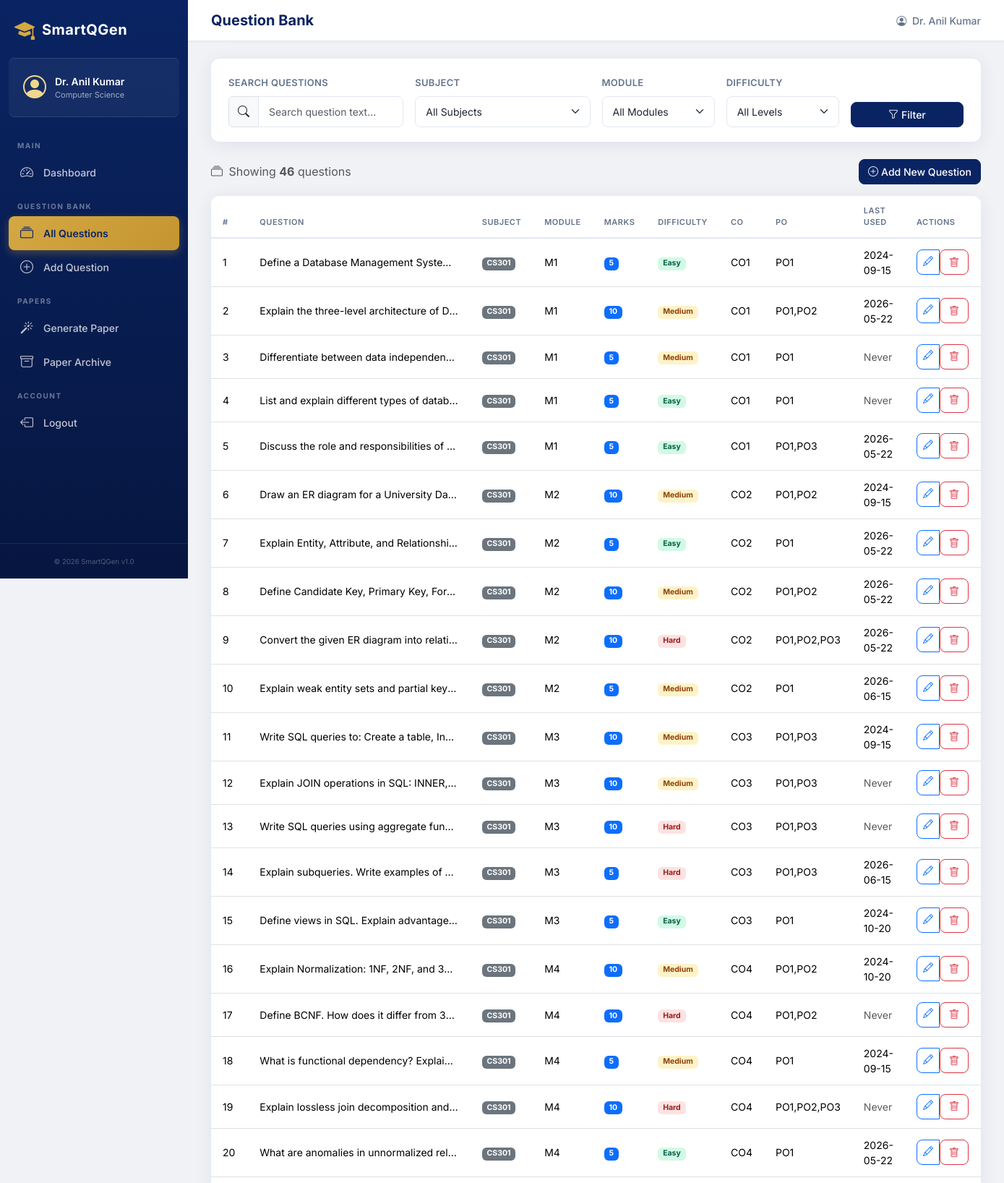
/questions/ (signed in, upper part), run on the app's committed database.
### tables this page shows
CREATE TABLE QuestionBank (
        question_id INTEGER PRIMARY KEY AUTOINCREMENT,
        subject_id INTEGER NOT NULL,
        question_text TEXT NOT NULL,
        module_number INTEGER NOT NULL,
        marks INTEGER NOT NULL,
        difficulty_level TEXT NOT NULL DEFAULT 'Medium',
        co_mapping TEXT NOT NULL,
        po_mapping TEXT NOT NULL,
        last_used_date DATE DEFAULT NULL,
        added_by INTEGER DEFAULT NULL,
        created_at DATETIME DEFAULT CURRENT_TIMESTAMP,
        updated_at DATETIME DEFAULT CURRENT_TIMESTAMP,
        FOREIGN KEY (subject_id) REFERENCES Subject(subject_id) ON DELETE CASCADE,
        FOREIGN KEY (added_by) REFERENCES Faculty(faculty_id) ON DELETE SET NULL
    );

CREATE TABLE Subject (
        subject_id INTEGER PRIMARY KEY AUTOINCREMENT,
        subject_code TEXT NOT NULL UNIQUE,
        subject_name TEXT NOT NULL,
        semester INTEGER NOT NULL,
        department TEXT NOT NULL
    );

### routes/questions.py (the view)
@questions_bp.route('/')
@login_required
def list_questions():
    subject_id = request.args.get('subject_id', '', type=str)
    module = request.args.get('module', '', type=str)
    difficulty = request.args.get('difficulty', '', type=str)
    search = request.args.get('search', '', type=str)
    query = """
        SELECT q.*, s.subject_name, s.subject_code
        FROM QuestionBank q
        JOIN Subject s ON q.subject_id = s.subject_id
        WHERE 1=1
    """
    params = []
    if subject_id:
        query += " AND q.subject_id = %s"
        params.append(int(subject_id))
    if module:
        query += " AND q.module_number = %s"
        params.append(int(module))
    if difficulty:
        query += " AND q.difficulty_level = %s"
        params.append(difficulty)
    if search:
        query += " AND q.question_text LIKE %s"
        params.append(f'%{search}%')
    query += " ORDER BY q.subject_id, q.module_number, q.question_id"
    questions = execute_query(query, tuple(params), fetchall=True)
    subjects = execute_query(
        "SELECT * FROM Subject ORDER BY subject_name",
        fetchall=True
    )
    return render_template('questions/list.html',
                           questions=questions,
                           subjects=subjects,
                           filters={
                               'subject_id': subject_id,
                               'module': module,
                               'difficulty': difficulty,
                               'search': search
                           })

### routes/auth.py (called while the page is built)
def login_required(f):
    @wraps(f)
    def decorated_function(*args, **kwargs):
        if 'faculty_id' not in session:
            flash('Please log in to access this page.', 'warning')
            return redirect(url_for('auth.login'))
        return f(*args, **kwargs)
    return decorated_function

### utils/db.py (called while the page is built, shortened)
def get_db():
    conn = sqlite3.connect(DB_PATH)
    conn.row_factory = sqlite3.Row  # Access columns by name
    conn.execute("PRAGMA foreign_keys = ON")  # Enable FK support
    return conn

def dict_from_row(row):
    if row is None:
        return None
    return dict(row)

def execute_query(query, params=None, fetchone=False, fetchall=False, commit=False):
    query = query.replace('%s', '?')
    query = _adapt_query(query)
    conn = get_db()
    cursor = conn.cursor()
    try:
        cursor.execute(query, params or ())
        if fetchone:
            row = cursor.fetchone()
            result = dict_from_row(row)
        elif fetchall:
            rows = cursor.fetchall()
            result = [dict_from_row(r) for r in rows]
        elif commit:
            conn.commit()
            result = cursor.lastrowid
        else:
            result = cursor.rowcount
        return result
    except Exception as e:
        if commit:
            conn.rollback()
        raise e
    finally:
        cursor.close()
        conn.close()

def _adapt_query(query):
    import re
    query = re.sub(r"ENUM\([^)]+\)", "TEXT", query, flags=re.IGNORECASE)
    field_match = re.search(r"ORDER BY FIELD\((\w+),\s*(.+?)\)", query, re.IGNORECASE)
    query = re.sub(
        r"DATE_SUB\(CURDATE\(\),\s*INTERVAL\s+(\?)\s+YEAR\)",
        r"date('now', '-' || \1 || ' years')",
        query, flags=re.IGNORECASE
    )
    query = re.sub(r"CURDATE\(\)", "date('now')", query, flags=re.IGNORECASE)
    query = re.sub(r"NOW\(\)", "datetime('now')", query, flags=re.IGNORECASE)
    return query

### templates/questions/list.html (shortened to what this page needs)
{% extends "base.html" %}
{% block page_title %}Question Bank{% endblock %}
{% block content %}
<div class="card filter-card mb-4">
    <div class="card-body">
        <form method="GET" action="{{ url_for('questions.list_questions') }}" class="row g-3 align-items-end">
            <div class="col-md-3">
                <label for="search" class="form-label">Search Questions</label>
                <div class="input-group">
                    <span class="input-group-text"><i class="bi bi-search"></i></span>
                    <input type="text" class="form-control" id="search" name="search"
                           value="{{ filters.search }}" placeholder="Search question text...">
                </div>
            </div>
            <div class="col-md-3">
                <label for="subject_id" class="form-label">Subject</label>
                <select class="form-select" id="subject_id" name="subject_id">
                    <option value="">All Subjects</option>
                </select>
            </div>
            <div class="col-md-2">
                <label for="module" class="form-label">Module</label>
                <select class="form-select" id="module" name="module">
                    <option value="">All Modules</option>
                </select>
            </div>
            <div class="col-md-2">
                <label for="difficulty" class="form-label">Difficulty</label>
                <select class="form-select" id="difficulty" name="difficulty">
                    <option value="">All Levels</option>
                </select>
            </div>
            <div class="col-md-2">
                <button type="submit" class="btn btn-primary w-100">
                    <i class="bi bi-funnel me-1"></i>Filter
                </button>
            </div>
        </form>
    </div>
</div>
<div class="d-flex justify-content-between align-items-center mb-3">
    <span class="text-muted">
        <i class="bi bi-collection me-1"></i>
        Showing <strong>{{ questions|length }}</strong> questions
    </span>
    <a href="{{ url_for('questions.add_question') }}" class="btn btn-primary">
        <i class="bi bi-plus-circle me-1"></i>Add New Question
    </a>
</div>
<div class="card dashboard-card">
    <div class="card-body p-0">
        {% if questions %}
        <div class="table-responsive">
            <table class="table table-hover mb-0" id="questionsTable">
                <thead>
                    <tr>
                        <th style="width:5%">#</th>
                        <th style="width:30%">Question</th>
                        <th>Subject</th>
                        <th>Module</th>
                        <th>Marks</th>
                        <th>Difficulty</th>
                        <th>CO</th>
                        <th>PO</th>
                        <th>Last Used</th>
                        <th style="width:10%">Actions</th>
                    </tr>
                </thead>
                <tbody>
                    {% for q in questions %}
                    <tr>
                        <td>{{ loop.index }}</td>
                        <td class="question-text-cell" title="{{ q.question_text }}">
                            {{ q.question_text[:80] }}{% if q.question_text|length > 80 %}...{% endif %}
                        </td>
                        <td><span class="badge bg-secondary">{{ q.subject_code }}</span></td>
                        <td>M{{ q.module_number }}</td>
                        <td><span class="badge bg-primary">{{ q.marks }}</span></td>
                        <td>
                            <span class="badge badge-{{ q.difficulty_level|lower }}">
                                {{ q.difficulty_level }}
                            </span>
                        </td>
                        <td>{{ q.co_mapping }}</td>
                        <td>{{ q.po_mapping }}</td>
                        <td>
                            {% if q.last_used_date %}
                                {{ q.last_used_date }}
                            {% else %}
                                <span class="text-muted">Never</span>
                            {% endif %}
                        </td>
                        <td>
                            <div class="btn-group btn-group-sm">
                                <a href="{{ url_for('questions.edit_question', question_id=q.question_id) }}"
                                   class="btn btn-outline-primary" title="Edit">
                                    <i class="bi bi-pencil"></i>
                                </a>
                                <form method="POST" action="{{ url_for('questions.delete_question', question_id=q.question_id) }}"
                                      class="d-inline delete-form">
                                    <button type="submit" class="btn btn-outline-danger" title="Delete">
                                        <i class="bi bi-trash"></i>
                                    </button>
                                </form>
                            </div>
                        </td>
                    </tr>
                    {% endfor %}
                </tbody>
            </table>
        </div>
        {% endif %}
    </div>
</div>
{% endblock %}

### static/css/style.css (style rules this page uses)
:root { --primary: #0a2463; --primary-light: #1e3a8a; --primary-lighter: #3b5bdb; --accent: #d4a843; --accent-light: #f0d78c; --success: #10b981; --warning: #f59e0b; --danger: #ef4444; --info: #3b82f6; --bg-body: #f0f2f5; --bg-card: #ffffff; --text-primary: #1e293b; --text-secondary: #64748b; --sidebar-width: 260px; --radius: 12px; --shadow: 0 4px 24px rgba(10,36,99,0.08); --shadow-lg: 0 8px 32px rgba(10,36,99,0.12); --transition: all 0.3s cubic-bezier(0.4,0,0.2,1); }
* { box-sizing: border-box; }
body { font-family: 'Inter', -apple-system, BlinkMacSystemFont, sans-serif; background: var(--bg-body); color: var(--text-primary); margin: 0; min-height: 100vh; }
.dashboard-card { border: none; border-radius: var(--radius); box-shadow: var(--shadow); overflow: hidden; }
.dashboard-card .card-body { padding: 20px 24px; }
.badge-easy { background: #d1fae5 !important; color: #065f46 !important; }
.badge-medium { background: #fef3c7 !important; color: #92400e !important; }
.badge-hard { background: #fee2e2 !important; color: #991b1b !important; }
.table { font-size: 14px; }
.table thead { background: #f8fafc; }
.table thead th { font-weight: 600; color: var(--text-secondary); text-transform: uppercase; font-size: 11px; letter-spacing: 0.5px; padding: 12px 16px; border-bottom: 2px solid #e2e8f0; }
.table tbody td { padding: 12px 16px; vertical-align: middle; }
.question-text-cell { max-width: 300px; overflow: hidden; text-overflow: ellipsis; white-space: nowrap; }
.filter-card { border: none; border-radius: var(--radius); box-shadow: var(--shadow); }
.filter-card .card-body { padding: 20px 24px; }
.form-label { font-weight: 600; font-size: 13px; color: var(--text-secondary); text-transform: uppercase; letter-spacing: 0.3px; }
.form-control, .form-select { border-radius: 8px; border: 1.5px solid #e2e8f0; padding: 10px 14px; font-size: 14px; transition: var(--transition); }
.stat-card, .dashboard-card, .welcome-banner { animation: fadeInUp 0.5s ease forwards; }
.btn-primary { background: var(--primary); border-color: var(--primary); }
.btn { border-radius: 8px; font-weight: 500; font-size: 14px; }

### data on the page
QuestionBank: question_text "Define a Database Management Syste…", subject_code "CS301", module_number "1", marks "5", difficulty_level "Easy", co_mapping "CO1", po_mapping "PO1", last_used_date "2024-09-15"
QuestionBank: question_text "Explain the three-level architecture of D…", subject_code "CS301", module_number "1", marks "10", difficulty_level "Medium", co_mapping "CO1", po_mapping "PO1,PO2", last_used_date "2026-05-22"
QuestionBank: question_text "Differentiate between data independen…", subject_code "CS301", module_number "1", marks "5", difficulty_level "Medium", co_mapping "CO1", po_mapping "PO1", shows "Never"
QuestionBank: question_text "List and explain different types of datab…", subject_code "CS301", module_number "1", marks "5", difficulty_level "Easy", co_mapping "CO1", po_mapping "PO1", shows "Never"
QuestionBank: question_text "Discuss the role and responsibilities of…", subject_code "CS301", module_number "1", marks "5", difficulty_level "Easy", co_mapping "CO1", po_mapping "PO1,PO3", last_used_date "2026-05-22"
QuestionBank: question_text "Draw an ER diagram for a University Da…", subject_code "CS301", module_number "2", marks "10", difficulty_level "Medium", co_mapping "CO2", po_mapping "PO1,PO2", last_used_date "2024-09-15"
QuestionBank: question_text "Explain Entity, Attribute, and Relationshi…", subject_code "CS301", module_number "2", marks "5", difficulty_level "Easy", co_mapping "CO2", po_mapping "PO1", last_used_date "2026-05-22"
QuestionBank: question_text "Define Candidate Key, Primary Key, For…", subject_code "CS301", module_number "2", marks "10", difficulty_level "Medium", co_mapping "CO2", po_mapping "PO1,PO2", last_used_date "2026-05-22"
QuestionBank: question_text "Convert the given ER diagram into relati…", subject_code "CS301", module_number "2", marks "10", difficulty_level "Hard", co_mapping "CO2", po_mapping "PO1,PO2,PO3", last_used_date "2026-05-22"
QuestionBank: question_text "Explain weak entity sets and partial key…", subject_code "CS301", module_number "2", marks "5", difficulty_level "Medium", co_mapping "CO2", po_mapping "PO1", last_used_date "2026-06-15"
QuestionBank: question_text "Write SQL queries to: Create a table, In…", subject_code "CS301", module_number "3", marks "10", difficulty_level "Medium", co_mapping "CO3", po_mapping "PO1,PO3", last_used_date "2024-09-15"
QuestionBank: question_text "Explain JOIN operations in SQL: INNER,…", subject_code "CS301", module_number "3", marks "10", difficulty_level "Medium", co_mapping "CO3", po_mapping "PO1,PO3", shows "Never"
QuestionBank: question_text "Write SQL queries using aggregate fun…", subject_code "CS301", module_number "3", marks "10", difficulty_level "Hard", co_mapping "CO3", po_mapping "PO1,PO3", shows "Never"
QuestionBank: question_text "Explain subqueries. Write examples of…", subject_code "CS301", module_number "3", marks "5", difficulty_level "Hard", co_mapping "CO3", po_mapping "PO1,PO3", last_used_date "2026-06-15"
QuestionBank: question_text "Define views in SQL. Explain advantage…", subject_code "CS301", module_number "3", marks "5", difficulty_level "Easy", co_mapping "CO3", po_mapping "PO1", last_used_date "2024-10-20"
QuestionBank: question_text "Explain Normalization: 1NF, 2NF, and 3…", subject_code "CS301", module_number "4", marks "10", difficulty_level "Medium", co_mapping "CO4", po_mapping "PO1,PO2", last_used_date "2024-10-20"
QuestionBank: question_text "Define BCNF. How does it differ from 3…", subject_code "CS301", module_number "4", marks "10", difficulty_level "Hard", co_mapping "CO4", po_mapping "PO1,PO2", shows "Never"
QuestionBank: question_text "What is functional dependency? Explai…", subject_code "CS301", module_number "4", marks "5", difficulty_level "Medium", co_mapping "CO4", po_mapping "PO1", last_used_date "2024-09-15"
QuestionBank: question_text "Explain lossless join decomposition and…", subject_code "CS301", module_number "4", marks "10", difficulty_level "Hard", co_mapping "CO4", po_mapping "PO1,PO2,PO3", shows "Never"
QuestionBank: question_text "What are anomalies in unnormalized rel…", subject_code "CS301", module_number "4", marks "5", difficulty_level "Easy", co_mapping "CO4", po_mapping "PO1", last_used_date "2026-05-22"

### other printed values
{{ session.get('faculty_name', 'Faculty') }} "Dr. Anil Kumar"
{{ session.get('faculty_department', 'Department') }} "Computer Science"
{{ questions|length }} "46"
